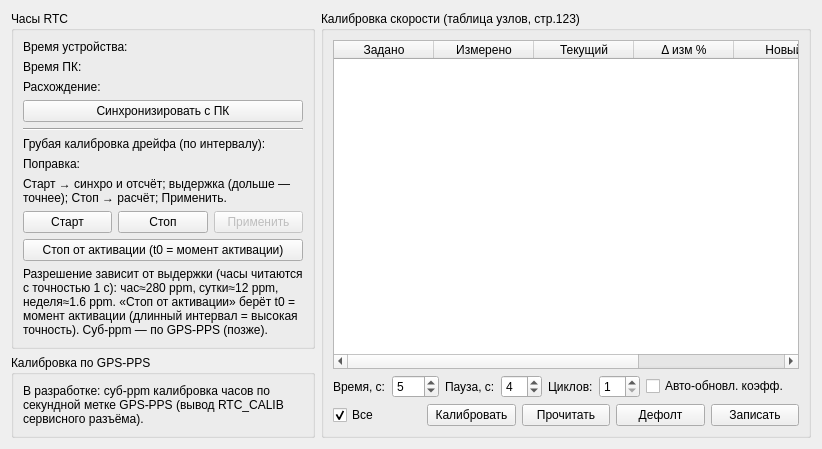
      <widget class="QWidget" name="tabCalibration">
       <attribute name="title"><string>Калибровка</string></attribute>
       <layout class="QVBoxLayout" name="calibLayout">
        <item>
         <layout class="QGridLayout" name="calibColumns">
            <item row="0" column="0">
             <widget class="QGroupBox" name="groupRtc">
              <property name="maximumWidth"><number>420</number></property>
              <property name="title"><string>Часы RTC</string></property>
              <layout class="QVBoxLayout" name="rtcLayout">
               <item>
                <layout class="QGridLayout" name="rtcGrid">
                 <item row="0" column="0"><widget class="QLabel" name="lblRtcDevCap"><property name="text"><string>Время устройства:</string></property></widget></item>
                 <item row="0" column="1"><widget class="QLabel" name="lblRtcDevTime"><property name="font"><font><family>Consolas</family></font></property><property name="text"><string> </string></property></widget></item>
                 <item row="1" column="0"><widget class="QLabel" name="lblRtcPcCap"><property name="text"><string>Время ПК:</string></property></widget></item>
                 <item row="1" column="1"><widget class="QLabel" name="lblRtcPcTime"><property name="font"><font><family>Consolas</family></font></property><property name="text"><string> </string></property></widget></item>
                 <item row="2" column="0"><widget class="QLabel" name="lblRtcDriftCap"><property name="text"><string>Расхождение:</string></property></widget></item>
                 <item row="2" column="1"><widget class="QLabel" name="lblRtcDrift"><property name="font"><font><family>Consolas</family></font></property><property name="text"><string> </string></property></widget></item>
                 <item row="0" column="2"><spacer name="rtcGridSpacer"><property name="orientation"><enum>Qt::Horizontal</enum></property><property name="sizeHint" stdset="0"><size><width>10</width><height>10</height></size></property></spacer></item>
                </layout>
               </item>
               <item>
                <layout class="QHBoxLayout" name="rtcBtnRow">
                 <item><widget class="QPushButton" name="btnRtcSync"><property name="text"><string>Синхронизировать с ПК</string></property></widget></item>
                </layout>
               </item>
               <item>
                <widget class="Line" name="rtcCalibLine"><property name="orientation"><enum>Qt::Horizontal</enum></property></widget>
               </item>
               <item>
                <widget class="QLabel" name="lblRtcCalHdr"><property name="text"><string>Грубая калибровка дрейфа (по интервалу):</string></property></widget>
               </item>
               <item>
                <layout class="QHBoxLayout" name="rtcCurPpmRow">
                 <item><widget class="QLabel" name="lblRtcCurPpmCap"><property name="text"><string>Поправка:</string></property></widget></item>
                 <item><widget class="QLabel" name="lblRtcCurPpm"><property name="text"><string> </string></property></widget></item>
                 <item><spacer name="rtcCurPpmSpacer"><property name="orientation"><enum>Qt::Horizontal</enum></property><property name="sizeHint" stdset="0"><size><width>10</width><height>10</height></size></property></spacer></item>
                </layout>
               </item>
               <item><widget class="QLabel" name="lblRtcCalStatus"><property name="text"><string>Старт → синхро и отсчёт; выдержка (дольше — точнее); Стоп → расчёт; Применить.</string></property><property name="wordWrap"><bool>true</bool></property></widget></item>
               <item>
                <layout class="QHBoxLayout" name="rtcCalBtnRow">
                 <item><widget class="QPushButton" name="btnRtcCalStart"><property name="text"><string>Старт</string></property></widget></item>
                 <item><widget class="QPushButton" name="btnRtcCalStop"><property name="text"><string>Стоп</string></property></widget></item>
                 <item><widget class="QPushButton" name="btnRtcCalApply"><property name="text"><string>Применить</string></property><property name="enabled"><bool>false</bool></property></widget></item>
                </layout>
               </item>
               <item><widget class="QPushButton" name="btnRtcCalActStop"><property name="text"><string>Стоп от активации (t0 = момент активации)</string></property></widget></item>
               <item><widget class="QLabel" name="lblRtcNote"><property name="text"><string>Разрешение зависит от выдержки (часы читаются с точностью 1 с): час≈280 ppm, сутки≈12 ppm, неделя≈1.6 ppm. «Стоп от активации» берёт t0 = момент активации (длинный интервал = высокая точность). Суб-ppm — по GPS-PPS (позже).</string></property><property name="wordWrap"><bool>true</bool></property></widget></item>
              </layout>
             </widget>
            </item>
            <item row="0" column="1" rowspan="2">
             <widget class="QGroupBox" name="groupSpeedCal">
              <property name="title"><string>Калибровка скорости (таблица узлов, стр.123)</string></property>
              <layout class="QVBoxLayout" name="speedCalLayout">
               <item>
                <widget class="QTableWidget" name="tblSpeedCal">
                 <property name="minimumHeight"><number>260</number></property>
                 <property name="sizePolicy" stdset="0"><sizepolicy hsizetype="Expanding" vsizetype="Expanding"><horstretch>0</horstretch><verstretch>1</verstretch></sizepolicy></property>
                 <property name="columnCount"><number>6</number></property>
                 <column><property name="text"><string>Задано</string></property></column>
                 <column><property name="text"><string>Измерено</string></property></column>
                 <column><property name="text"><string>Текущий</string></property></column>
                 <column><property name="text"><string>Δ изм %</string></property></column>
                 <column><property name="text"><string>Новый</string></property></column>
                 <column><property name="text"><string>Δ расч %</string></property></column>
                </widget>
               </item>
               <item>
                <layout class="QHBoxLayout" name="speedCalCfgRow">
                 <item><widget class="QLabel" name="lblCalDwellCap"><property name="text"><string>Время, с:</string></property></widget></item>
                 <item><widget class="QSpinBox" name="spinCalDwell"><property name="minimum"><number>1</number></property><property name="maximum"><number>120</number></property><property name="value"><number>5</number></property><property name="toolTip"><string>Время измерения на каждой скорости, с.</string></property></widget></item>
                 <item><widget class="QLabel" name="lblCalPauseCap"><property name="text"><string>Пауза, с:</string></property></widget></item>
                 <item><widget class="QSpinBox" name="spinCalPause"><property name="minimum"><number>0</number></property><property name="maximum"><number>60</number></property><property name="value"><number>4</number></property><property name="toolTip"><string>Разгон/пауза перед измерением на каждой скорости, с (можно 0).</string></property></widget></item>
                 <item><widget class="QLabel" name="lblCalCyclesCap"><property name="text"><string>Циклов:</string></property></widget></item>
                 <item><widget class="QSpinBox" name="spinCalCycles"><property name="minimum"><number>1</number></property><property name="maximum"><number>50</number></property><property name="value"><number>1</number></property><property name="toolTip"><string>Сколько раз пройти весь набор скоростей.</string></property></widget></item>
                 <item><widget class="QCheckBox" name="chkCalAutoUpdate"><property name="text"><string>Авто-обновл. коэфф.</string></property><property name="toolTip"><string>После каждого цикла записать новые коэффициенты в прибор (текущий←новый).</string></property></widget></item>
                 <item><spacer name="speedCalCfgSpacer"><property name="orientation"><enum>Qt::Horizontal</enum></property><property name="sizeHint" stdset="0"><size><width>10</width><height>10</height></size></property></spacer></item>
                </layout>
               </item>
               <item>
                <layout class="QHBoxLayout" name="speedCalBtnRow">
                 <item><widget class="QCheckBox" name="chkSpeedCalAll"><property name="text"><string>Все</string></property><property name="checked"><bool>true</bool></property><property name="toolTip"><string>Выбрать/снять все скорости для прогона калибровки.</string></property></widget></item>
                 <item><widget class="QPushButton" name="btnSpeedCalAuto"><property name="text"><string>Калибровать</string></property><property name="toolTip"><string>Автопроход стенда по ОТМЕЧЕННЫМ скоростям: на каждой задаёт скорость, опрашивает гироскоп и заполняет «Измерено».</string></property></widget></item>
                 <item><widget class="QPushButton" name="btnSpeedCalRead"><property name="text"><string>Прочитать</string></property></widget></item>
                 <item><widget class="QPushButton" name="btnSpeedCalDefault"><property name="text"><string>Дефолт</string></property></widget></item>
                 <item><widget class="QPushButton" name="btnSpeedCalWrite"><property name="text"><string>Записать</string></property></widget></item>
                </layout>
               </item>
              </layout>
             </widget>
            </item>
            <item row="1" column="0">
             <widget class="QGroupBox" name="groupCalibGps">
              <property name="title"><string>Калибровка по GPS-PPS</string></property>
              <layout class="QVBoxLayout" name="calibGpsLayout">
               <item><widget class="QLabel" name="lblCalibGps"><property name="text"><string>В разработке: суб-ppm калибровка часов по секундной метке GPS-PPS (вывод RTC_CALIB сервисного разъёма).</string></property><property name="wordWrap"><bool>true</bool></property></widget></item>
              </layout>
             </widget>
            </item>
         </layout>
        </item>
       </layout>
      </widget>
